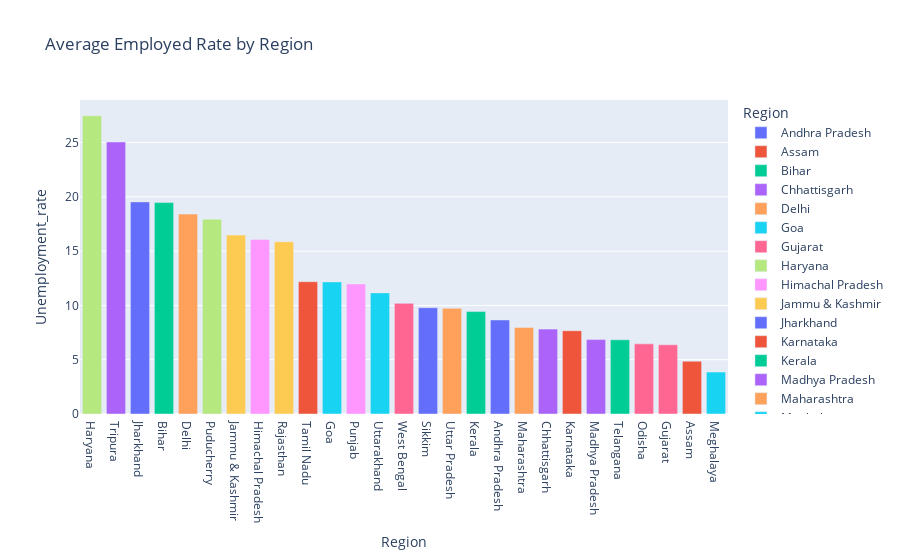

This figure's notebook cell:
### Markdown cell above
### Unemployment V/s Region

### Code cell
region = data2.groupby(["Region"])[['Unemployment_rate', "Employed", "labour_participation_rate"]].mean()
region = pd.DataFrame(region).reset_index()

fig = px.bar(region, x="Region", y="Unemployment_rate", color="Region", title="Average Employed Rate by Region")
fig.update_layout(xaxis={'categoryorder':'total descending'})
fig.show()

### Figure 1 — Plotly figure (JSON) as saved in the notebook; plotly's stock layout.template omitted (floating-point values rounded to 4 significant figures)
{"data": [{"alignmentgroup": "True", "hovertemplate": "Region=%{x}<br>Unemployment_rate=%{y}<extra></extra>", "legendgroup": "Andhra Pradesh", "marker": {"color": "#636efa", "pattern": {"shape": ""}}, "name": "Andhra Pradesh", "offsetgroup": "Andhra Pradesh", "orientation": "v", "showlegend": true, "textposition": "auto", "type": "bar", "x": ["Andhra Pradesh"], "xaxis": "x", "y": [8.664], "yaxis": "y"}, {"alignmentgroup": "True", "hovertemplate": "Region=%{x}<br>Unemployment_rate=%{y}<extra></extra>", "legendgroup": "Assam", "marker": {"color": "#EF553B", "pattern": {"shape": ""}}, "name": "Assam", "offsetgroup": "Assam", "orientation": "v", "showlegend": true, "textposition": "auto", "type": "bar", "x": ["Assam"], "xaxis": "x", "y": [4.856], "yaxis": "y"}, {"alignmentgroup": "True", "hovertemplate": "Region=%{x}<br>Unemployment_rate=%{y}<extra></extra>", "legendgroup": "Bihar", "marker": {"color": "#00cc96", "pattern": {"shape": ""}}, "name": "Bihar", "offsetgroup": "Bihar", "orientation": "v", "showlegend": true, "textposition": "auto", "type": "bar", "x": ["Bihar"], "xaxis": "x", "y": [19.47], "yaxis": "y"}, {"alignmentgroup": "True", "hovertemplate": "Region=%{x}<br>Unemployment_rate=%{y}<extra></extra>", "legendgroup": "Chhattisgarh", "marker": {"color": "#ab63fa", "pattern": {"shape": ""}}, "name": "Chhattisgarh", "offsetgroup": "Chhattisgarh", "orientation": "v", "showlegend": true, "textposition": "auto", "type": "bar", "x": ["Chhattisgarh"], "xaxis": "x", "y": [7.819], "yaxis": "y"}, {"alignmentgroup": "True", "hovertemplate": "Region=%{x}<br>Unemployment_rate=%{y}<extra></extra>", "legendgroup": "Delhi", "marker": {"color": "#FFA15A", "pattern": {"shape": ""}}, "name": "Delhi", "offsetgroup": "Delhi", "orientation": "v", "showlegend": true, "textposition": "auto", "type": "bar", "x": ["Delhi"], "xaxis": "x", "y": [18.41], "yaxis": "y"}, {"alignmentgroup": "True", "hovertemplate": "Region=%{x}<br>Unemployment_rate=%{y}<extra></extra>", "legendgroup": "Goa", "marker": {"color": "#19d3f3", "pattern": {"shape": ""}}, "name": "Goa", "offsetgroup": "Goa", "orientation": "v", "showlegend": true, "textposition": "auto", "type": "bar", "x": ["Goa"], "xaxis": "x", "y": [12.17], "yaxis": "y"}, {"alignmentgroup": "True", "hovertemplate": "Region=%{x}<br>Unemployment_rate=%{y}<extra></extra>", "legendgroup": "Gujarat", "marker": {"color": "#FF6692", "pattern": {"shape": ""}}, "name": "Gujarat", "offsetgroup": "Gujarat", "orientation": "v", "showlegend": true, "textposition": "auto", "type": "bar", "x": ["Gujarat"], "xaxis": "x", "y": [6.376], "yaxis": "y"}, {"alignmentgroup": "True", "hovertemplate": "Region=%{x}<br>Unemployment_rate=%{y}<extra></extra>", "legendgroup": "Haryana", "marker": {"color": "#B6E880", "pattern": {"shape": ""}}, "name": "Haryana", "offsetgroup": "Haryana", "orientation": "v", "showlegend": true, "textposition": "auto", "type": "bar", "x": ["Haryana"], "xaxis": "x", "y": [27.48], "yaxis": "y"}, {"alignmentgroup": "True", "hovertemplate": "Region=%{x}<br>Unemployment_rate=%{y}<extra></extra>", "legendgroup": "Himachal Pradesh", "marker": {"color": "#FF97FF", "pattern": {"shape": ""}}, "name": "Himachal Pradesh", "offsetgroup": "Himachal Pradesh", "orientation": "v", "showlegend": true, "textposition": "auto", "type": "bar", "x": ["Himachal Pradesh"], "xaxis": "x", "y": [16.07], "yaxis": "y"}, {"alignmentgroup": "True", "hovertemplate": "Region=%{x}<br>Unemployment_rate=%{y}<extra></extra>", "legendgroup": "Jammu & Kashmir", "marker": {"color": "#FECB52", "pattern": {"shape": ""}}, "name": "Jammu & Kashmir", "offsetgroup": "Jammu & Kashmir", "orientation": "v", "showlegend": true, "textposition": "auto", "type": "bar", "x": ["Jammu & Kashmir"], "xaxis": "x", "y": [16.48], "yaxis": "y"}, {"alignmentgroup": "True", "hovertemplate": "Region=%{x}<br>Unemployment_rate=%{y}<extra></extra>", "legendgroup": "Jharkhand", "marker": {"color": "#636efa", "pattern": {"shape": ""}}, "name": "Jharkhand", "offsetgroup": "Jharkhand", "orientation": "v", "showlegend": true, "textposition": "auto", "type": "bar", "x": ["Jharkhand"], "xaxis": "x", "y": [19.54], "yaxis": "y"}, {"alignmentgroup": "True", "hovertemplate": "Region=%{x}<br>Unemployment_rate=%{y}<extra></extra>", "legendgroup": "Karnataka", "marker": {"color": "#EF553B", "pattern": {"shape": ""}}, "name": "Karnataka", "offsetgroup": "Karnataka", "orientation": "v", "showlegend": true, "textposition": "auto", "type": "bar", "x": ["Karnataka"], "xaxis": "x", "y": [7.668], "yaxis": "y"}, {"alignmentgroup": "True", "hovertemplate": "Region=%{x}<br>Unemployment_rate=%{y}<extra></extra>", "legendgroup": "Kerala", "marker": {"color": "#00cc96", "pattern": {"shape": ""}}, "name": "Kerala", "offsetgroup": "Kerala", "orientation": "v", "showlegend": true, "textposition": "auto", "type": "bar", "x": ["Kerala"], "xaxis": "x", "y": [9.434], "yaxis": "y"}, {"alignmentgroup": "True", "hovertemplate": "Region=%{x}<br>Unemployment_rate=%{y}<extra></extra>", "legendgroup": "Madhya Pradesh", "marker": {"color": "#ab63fa", "pattern": {"shape": ""}}, "name": "Madhya Pradesh", "offsetgroup": "Madhya Pradesh", "orientation": "v", "showlegend": true, "textposition": "auto", "type": "bar", "x": ["Madhya Pradesh"], "xaxis": "x", "y": [6.854], "yaxis": "y"}, {"alignmentgroup": "True", "hovertemplate": "Region=%{x}<br>Unemployment_rate=%{y}<extra></extra>", "legendgroup": "Maharashtra", "marker": {"color": "#FFA15A", "pattern": {"shape": ""}}, "name": "Maharashtra", "offsetgroup": "Maharashtra", "orientation": "v", "showlegend": true, "textposition": "auto", "type": "bar", "x": ["Maharashtra"], "xaxis": "x", "y": [7.979], "yaxis": "y"}, {"alignmentgroup": "True", "hovertemplate": "Region=%{x}<br>Unemployment_rate=%{y}<extra></extra>", "legendgroup": "Meghalaya", "marker": {"color": "#19d3f3", "pattern": {"shape": ""}}, "name": "Meghalaya", "offsetgroup": "Meghalaya", "orientation": "v", "showlegend": true, "textposition": "auto", "type": "bar", "x": ["Meghalaya"], "xaxis": "x", "y": [3.866], "yaxis": "y"}, {"alignmentgroup": "True", "hovertemplate": "Region=%{x}<br>Unemployment_rate=%{y}<extra></extra>", "legendgroup": "Odisha", "marker": {"color": "#FF6692", "pattern": {"shape": ""}}, "name": "Odisha", "offsetgroup": "Odisha", "orientation": "v", "showlegend": true, "textposition": "auto", "type": "bar", "x": ["Odisha"], "xaxis": "x", "y": [6.462], "yaxis": "y"}, {"alignmentgroup": "True", "hovertemplate": "Region=%{x}<br>Unemployment_rate=%{y}<extra></extra>", "legendgroup": "Puducherry", "marker": {"color": "#B6E880", "pattern": {"shape": ""}}, "name": "Puducherry", "offsetgroup": "Puducherry", "orientation": "v", "showlegend": true, "textposition": "auto", "type": "bar", "x": ["Puducherry"], "xaxis": "x", "y": [17.94], "yaxis": "y"}, {"alignmentgroup": "True", "hovertemplate": "Region=%{x}<br>Unemployment_rate=%{y}<extra></extra>", "legendgroup": "Punjab", "marker": {"color": "#FF97FF", "pattern": {"shape": ""}}, "name": "Punjab", "offsetgroup": "Punjab", "orientation": "v", "showlegend": true, "textposition": "auto", "type": "bar", "x": ["Punjab"], "xaxis": "x", "y": [11.98], "yaxis": "y"}, {"alignmentgroup": "True", "hovertemplate": "Region=%{x}<br>Unemployment_rate=%{y}<extra></extra>", "legendgroup": "Rajasthan", "marker": {"color": "#FECB52", "pattern": {"shape": ""}}, "name": "Rajasthan", "offsetgroup": "Rajasthan", "orientation": "v", "showlegend": true, "textposition": "auto", "type": "bar", "x": ["Rajasthan"], "xaxis": "x", "y": [15.87], "yaxis": "y"}, {"alignmentgroup": "True", "hovertemplate": "Region=%{x}<br>Unemployment_rate=%{y}<extra></extra>", "legendgroup": "Sikkim", "marker": {"color": "#636efa", "pattern": {"shape": ""}}, "name": "Sikkim", "offsetgroup": "Sikkim", "orientation": "v", "showlegend": true, "textposition": "auto", "type": "bar", "x": ["Sikkim"], "xaxis": "x", "y": [9.793], "yaxis": "y"}, {"alignmentgroup": "True", "hovertemplate": "Region=%{x}<br>Unemployment_rate=%{y}<extra></extra>", "legendgroup": "Tamil Nadu", "marker": {"color": "#EF553B", "pattern": {"shape": ""}}, "name": "Tamil Nadu", "offsetgroup": "Tamil Nadu", "orientation": "v", "showlegend": true, "textposition": "auto", "type": "bar", "x": ["Tamil Nadu"], "xaxis": "x", "y": [12.19], "yaxis": "y"}, {"alignmentgroup": "True", "hovertemplate": "Region=%{x}<br>Unemployment_rate=%{y}<extra></extra>", "legendgroup": "Telangana", "marker": {"color": "#00cc96", "pattern": {"shape": ""}}, "name": "Telangana", "offsetgroup": "Telangana", "orientation": "v", "showlegend": true, "textposition": "auto", "type": "bar", "x": ["Telangana"], "xaxis": "x", "y": [6.833], "yaxis": "y"}, {"alignmentgroup": "True", "hovertemplate": "Region=%{x}<br>Unemployment_rate=%{y}<extra></extra>", "legendgroup": "Tripura", "marker": {"color": "#ab63fa", "pattern": {"shape": ""}}, "name": "Tripura", "offsetgroup": "Tripura", "orientation": "v", "showlegend": true, "textposition": "auto", "type": "bar", "x": ["Tripura"], "xaxis": "x", "y": [25.05], "yaxis": "y"}, {"alignmentgroup": "True", "hovertemplate": "Region=%{x}<br>Unemployment_rate=%{y}<extra></extra>", "legendgroup": "Uttar Pradesh", "marker": {"color": "#FFA15A", "pattern": {"shape": ""}}, "name": "Uttar Pradesh", "offsetgroup": "Uttar Pradesh", "orientation": "v", "showlegend": true, "textposition": "auto", "type": "bar", "x": ["Uttar Pradesh"], "xaxis": "x", "y": [9.737], "yaxis": "y"}, {"alignmentgroup": "True", "hovertemplate": "Region=%{x}<br>Unemployment_rate=%{y}<extra></extra>", "legendgroup": "Uttarakhand", "marker": {"color": "#19d3f3", "pattern": {"shape": ""}}, "name": "Uttarakhand", "offsetgroup": "Uttarakhand", "orientation": "v", "showlegend": true, "textposition": "auto", "type": "bar", "x": ["Uttarakhand"], "xaxis": "x", "y": [11.16], "yaxis": "y"}, {"alignmentgroup": "True", "hovertemplate": "Region=%{x}<br>Unemployment_rate=%{y}<extra></extra>", "legendgroup": "West Bengal", "marker": {"color": "#FF6692", "pattern": {"shape": ""}}, "name": "West Bengal", "offsetgroup": "West Bengal", "orientation": "v", "showlegend": true, "textposition": "auto", "type": "bar", "x": ["West Bengal"], "xaxis": "x", "y": [10.19], "yaxis": "y"}], "layout": {"barmode": "relative", "legend": {"title": {"text": "Region"}, "tracegroupgap": 0}, "title": {"text": "Average Employed Rate by Region"}, "xaxis": {"anchor": "y", "categoryarray": ["Andhra Pradesh", "Assam", "Bihar", "Chhattisgarh", "Delhi", "Goa", "Gujarat", "Haryana", "Himachal Pradesh", "Jammu & Kashmir", "Jharkhand", "Karnataka", "Kerala", "Madhya Pradesh", "Maharashtra", "Meghalaya", "Odisha", "Puducherry", "Punjab", "Rajasthan", "Sikkim", "Tamil Nadu", "Telangana", "Tripura", "Uttar Pradesh", "Uttarakhand", "West Bengal"], "categoryorder": "total descending", "domain": [0, 1], "title": {"text": "Region"}}, "yaxis": {"anchor": "x", "domain": [0, 1], "title": {"text": "Unemployment_rate"}}}}
